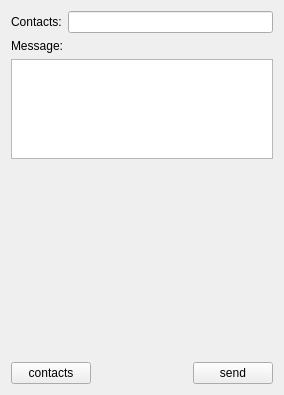
<?xml version="1.0" encoding="UTF-8"?>
<ui version="4.0">
 <class>MessageView</class>
 <widget class="QWidget" name="MessageView">
  <property name="geometry">
   <rect>
    <x>0</x>
    <y>0</y>
    <width>280</width>
    <height>395</height>
   </rect>
  </property>
  <property name="maximumSize">
   <size>
    <width>924</width>
    <height>16777215</height>
   </size>
  </property>
  <property name="windowTitle">
   <string>MessageView</string>
  </property>
  <property name="styleSheet">
   <string notr="true"/>
  </property>
  <layout class="QVBoxLayout" name="verticalLayout">
   <item>
    <layout class="QHBoxLayout" name="horizontalLayout_2">
     <item>
      <widget class="QLabel" name="label_2">
       <property name="text">
        <string>Contacts:</string>
       </property>
      </widget>
     </item>
     <item>
      <widget class="QLineEdit" name="numberEdit"/>
     </item>
    </layout>
   </item>
   <item>
    <widget class="QLabel" name="label">
     <property name="text">
      <string>Message:</string>
     </property>
    </widget>
   </item>
   <item>
    <widget class="QTextEdit" name="msgEdit">
     <property name="minimumSize">
      <size>
       <width>262</width>
       <height>100</height>
      </size>
     </property>
     <property name="maximumSize">
      <size>
       <width>262</width>
       <height>100</height>
      </size>
     </property>
    </widget>
   </item>
   <item>
    <spacer name="verticalSpacer">
     <property name="orientation">
      <enum>Qt::Vertical</enum>
     </property>
     <property name="sizeHint" stdset="0">
      <size>
       <width>13</width>
       <height>196</height>
      </size>
     </property>
    </spacer>
   </item>
   <item>
    <spacer name="horizontalSpacer_3">
     <property name="orientation">
      <enum>Qt::Horizontal</enum>
     </property>
     <property name="sizeHint" stdset="0">
      <size>
       <width>284</width>
       <height>13</height>
      </size>
     </property>
    </spacer>
   </item>
   <item>
    <layout class="QHBoxLayout" name="horizontalLayout">
     <item>
      <widget class="QPushButton" name="contactsButton">
       <property name="focusPolicy">
        <enum>Qt::NoFocus</enum>
       </property>
       <property name="text">
        <string>contacts</string>
       </property>
      </widget>
     </item>
     <item>
      <spacer name="horizontalSpacer_2">
       <property name="orientation">
        <enum>Qt::Horizontal</enum>
       </property>
       <property name="sizeHint" stdset="0">
        <size>
         <width>17</width>
         <height>20</height>
        </size>
       </property>
      </spacer>
     </item>
     <item>
      <widget class="QPushButton" name="send">
       <property name="focusPolicy">
        <enum>Qt::NoFocus</enum>
       </property>
       <property name="text">
        <string>send</string>
       </property>
      </widget>
     </item>
    </layout>
   </item>
  </layout>
 </widget>
 <resources/>
 <connections/>
</ui>
